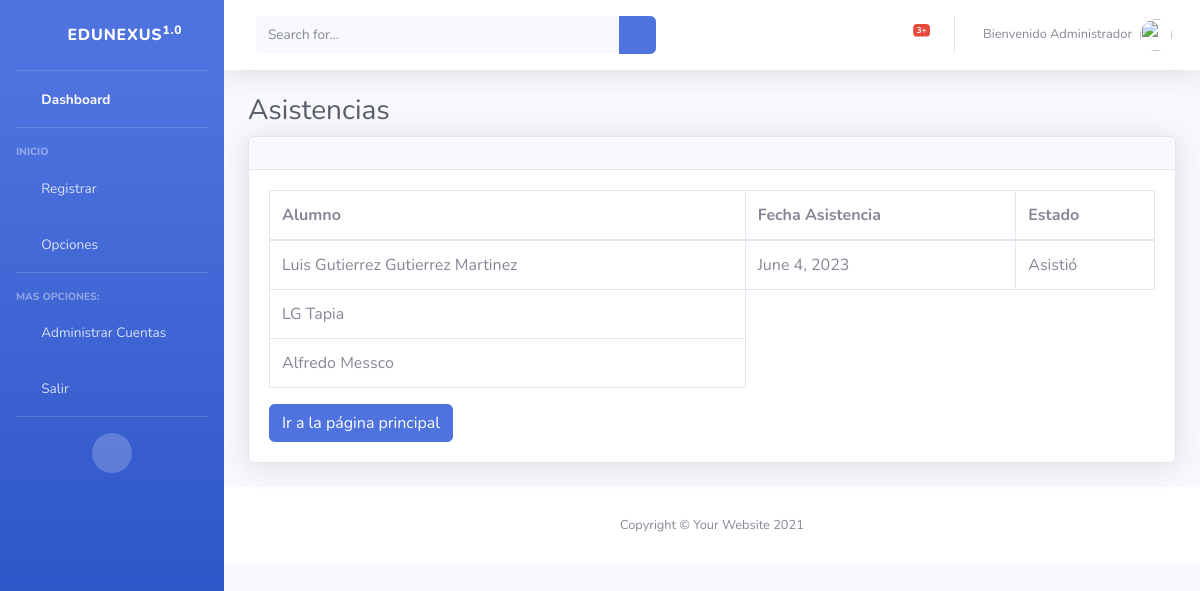
Page /mostrar_asistencias/42/ on the committed database.
### dashboard/models.py (models this page shows, shortened)
class Alumno(models.Model):
    nombre = models.CharField(max_length=200)
    apellido = models.CharField(max_length=200)
    email = models.EmailField()
    celular = models.IntegerField()
    created_at = models.DateTimeField(auto_now_add=True)
    ciclo = models.ForeignKey(Ciclo, on_delete=models.CASCADE, null=True)
    cuenta = models.OneToOneField(Cuenta, on_delete=models.CASCADE, null=True)

class Asistencia(models.Model):
    ASISTIO = 'A'
    TARDANZA = 'T'
    FALTANTE = 'F'
    ESTADO_CHOICES = [
        (ASISTIO, 'Asistió'),
        (TARDANZA, 'Tardanza'),
        (FALTANTE, 'Faltante'),
    ]
    alumno = models.ForeignKey(Alumno, on_delete=models.CASCADE)
    curso = models.ForeignKey(Curso, on_delete=models.CASCADE)
    fecha = models.DateField()
    estado = models.CharField(max_length=1, choices=ESTADO_CHOICES)

### dashboard/views.py (the view)
# urls.py: path('mostrar_asistencias/<int:curso_id>/', views.mostrar_asistencias, name='mostrar_asistencias'),
def mostrar_asistencias(request, curso_id):
    curso = Curso.objects.get(id=curso_id)
    alumnos = Alumno.objects.filter(inscripcion__curso=curso)
    asistencias = Asistencia.objects.filter(curso=curso)
    return render(request, 'tblAsistencia.html', {
        'curso': curso,
        'alumnos': alumnos,
        'asistencias': asistencias,
    })

### dashboard/templates/tblAsistencia.html (shortened to what this page needs)
{% extends 'layout.html' %} {% block content %}
<div class="container-fluid">
  <h1 class="h3 mb-2 text-gray-800">Asistencias</h1>
  <div class="card shadow mb-4">
    <div class="card-header py-3">
    </div>
    <div class="card-body">
      <div class="table-responsive">
        <table
          class="table table-bordered"
          id="dataTable"
          width="100%"
          cellspacing="0"
        >
          <thead>
            <tr>
              <th>Alumno</th>
              <th>Fecha Asistencia</th>
              <th>Estado</th>
            </tr>
          </thead>
          <tbody>
            {% for alumno in alumnos %}
            <tr>
              <td>{{ alumno.nombre }} {{ alumno.apellido }}</td>
              {% for asistencia in asistencias %} {% if asistencia.alumno == alumno %}
              <td>{{ asistencia.fecha }}</td>
              <td>{{ asistencia.get_estado_display }}</td>
              {% endif %} {% endfor %}
            </tr>
            {% endfor %}
          </tbody>
        </table>
      </div>
      <div>
        <div style="display: inline-block; margin-right: 10px">
          <a href="/" class="btn btn-primary">Ir a la página principal</a>
        </div>
      </div>
    </div>
  </div>
</div>
{% endblock %}

### rows in the picture
Alumno: nombre "Luis Gutierrez", apellido "Gutierrez Martinez"
Asistencia: fecha "June 4, 2023", estado "Asistió"
Alumno: nombre "LG", apellido "Tapia"
Alumno: nombre "Alfredo", apellido "Messco"
